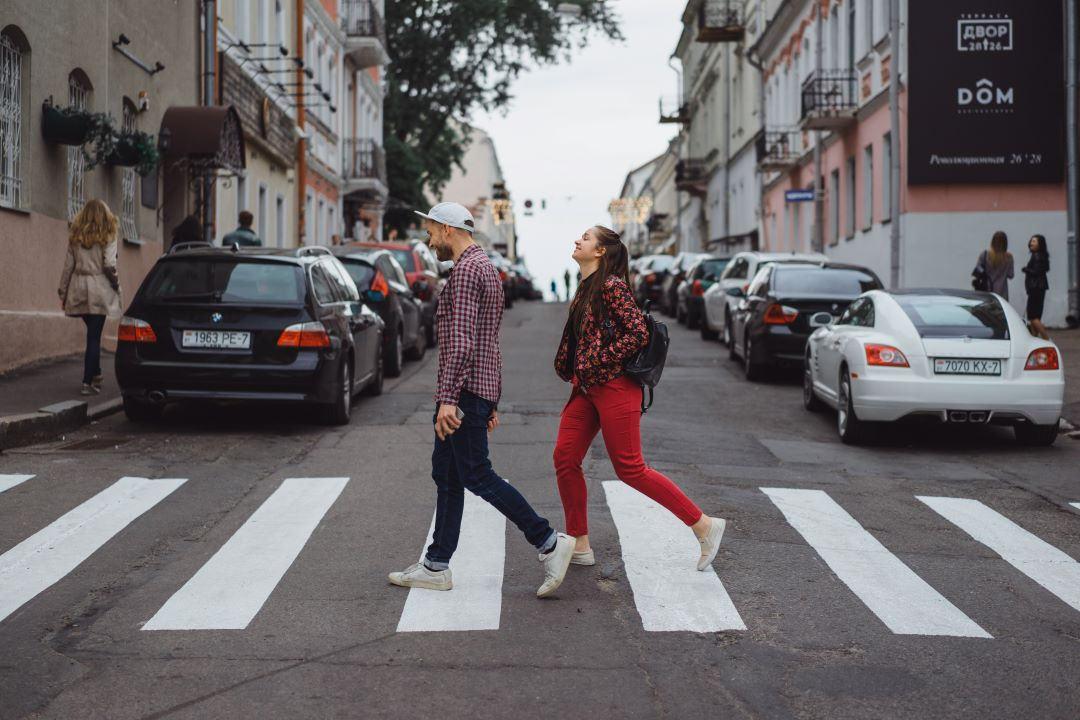
#> input picture walk_people.jpg, 1080 x 720 px
$ python Corsswalk_recognition.py
#> lines starting #> are read from the running program, lines starting #| are printed output that depends on the picture; after the words box and inside, x2 and y2 are one past the last pixel; in counts of white or black regions, pixels touching at a corner belong together
import cv2
import numpy as np

def find_crosswalk(image_path):
    # 이미지 읽기
#> called with image_path = 'walk_people.jpg'
    image = cv2.imread(image_path)
#> image is the input picture: shape (720, 1080, 3); mean B, G, R 105.4, 103.3, 108.4

    if image is None:
        print(f"Error: Unable to read the image at {image_path}")
        return

    # HSV로 변환
    hsv = cv2.cvtColor(image, cv2.COLOR_BGR2HSV)
#> hsv: shape (720, 1080, 3); mean H, S, V 102.8, 31.3, 112

    # 빨간색 범위 설정
    lower_red = np.array([0, 0, 200])
    upper_red = np.array([255, 255, 255])

    # 빨간색 마스크 생성
    mask = cv2.inRange(hsv, lower_red, upper_red)
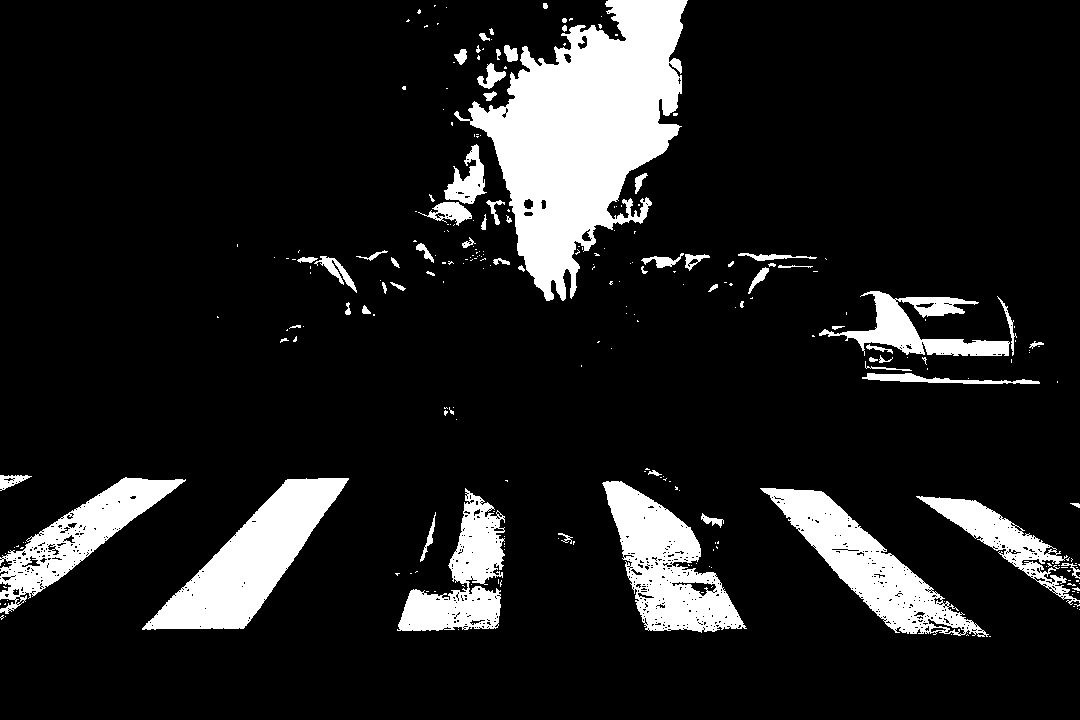
#> mask: shape (720, 1080); 12.6% white; 264 white regions (199 under 20 px)

    # 블러 적용
    blurred = cv2.GaussianBlur(mask, (5, 5), 0)

    # 컨투어 찾기
    contours, _ = cv2.findContours(blurred, cv2.RETR_EXTERNAL, cv2.CHAIN_APPROX_SIMPLE)
#> contours = 75 contours, 11 with area under 20; largest, box (x1, y1, x2, y2) and area: (449, 0, 690, 303) 40857, (140, 476, 351, 632) 13552, (600, 479, 749, 635) 12187, (758, 486, 993, 639) 12136, (0, 475, 188, 622) 9598
    crosswalk_rectangles = []
    # 횡단보도 영역 찾기
    for contour in contours:
        epsilon = 0.02 * cv2.arcLength(contour, True)
        approx = cv2.approxPolyDP(contour, epsilon, True)

        if len(approx) == 4 and cv2.contourArea(contour) > 500:
            # 횡단보도인 경우
            x, y, w, h = cv2.boundingRect(approx)
            crosswalk_rectangles.append((x, y, x+w, y+h))
#> this loop made 75 passes
#> (epsilon, approx, x, y, w, h) on passes 8, 9, 13, 14: (9.58, [[914, 494], [1079, 611], [1073, 556], [977, 498]], 914, 494, 166, 118), (12.62, [[758, 486], [893, 634], [992, 638], [825, 490]], 758, 486, 235, 153), (11.93, [[350, 476], [283, 478], [140, 631], [245, 630]], 140, 476, 211, 156), (11.01, [[187, 477], [123, 475], [0, 553], [0, 621]], 0, 475, 188, 147)
#> epsilon on passes 1 to 6: 0.525, 0.633, 0.861, 1.27, 1.59, 2.59
#> after the loop, crosswalk_rectangles = [(914, 494, 1080, 612), (758, 486, 993, 639), (140, 476, 351, 632), (0, 475, 188, 622)]
    if crosswalk_rectangles:
        # 모든 횡단보도 블록의 경계상자를 통해 전체 횡단보도의 경계상자 계산
        min_x = min(rect[0] for rect in crosswalk_rectangles)
#> min_x = 0
        min_y = min(rect[1] for rect in crosswalk_rectangles)
#> min_y = 475
        max_x = max(rect[2] for rect in crosswalk_rectangles)
#> max_x = 1080
        max_y = max(rect[3] for rect in crosswalk_rectangles)
#> max_y = 639
        cv2.rectangle(image, (min_x, min_y), (max_x, max_y), (0, 0, 255), 2)
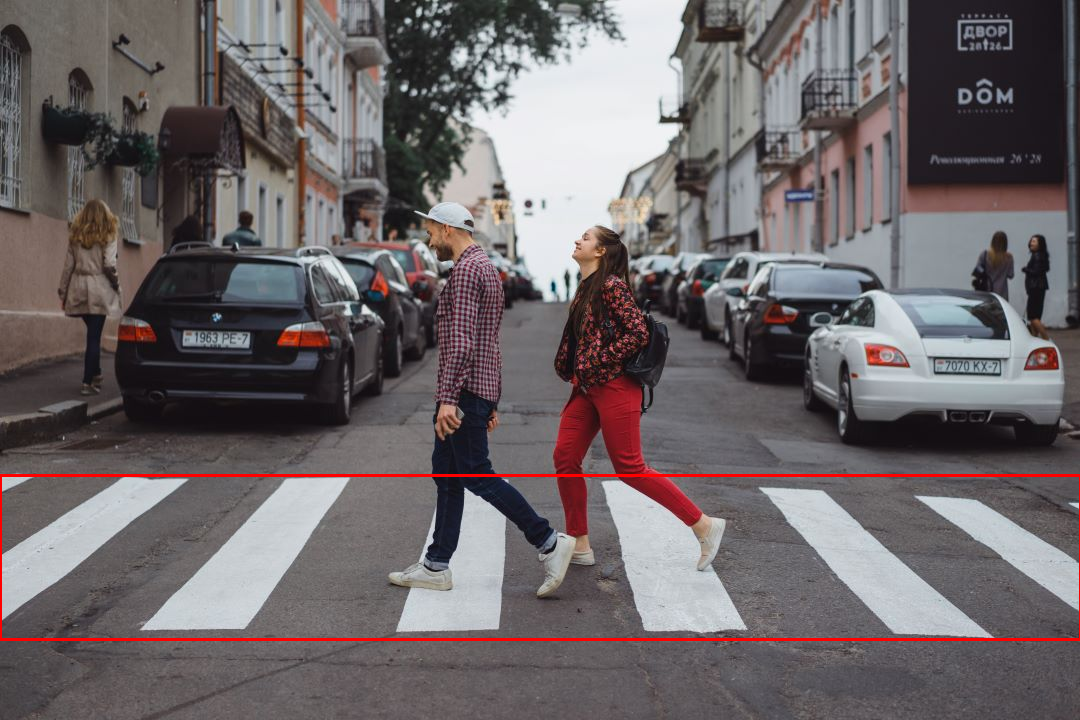
#> image: shape (720, 1080, 3); 0.9% of pixels changed, all inside (x1, y1, x2, y2) = (0, 474, 1080, 641)
    # 결과 이미지 출력
    cv2.imshow('Detected Crosswalk', image)
    cv2.waitKey(0)
    cv2.destroyAllWindows()

# 이미지 경로 설정 후 함수 호출
find_crosswalk('walk_people.jpg')
